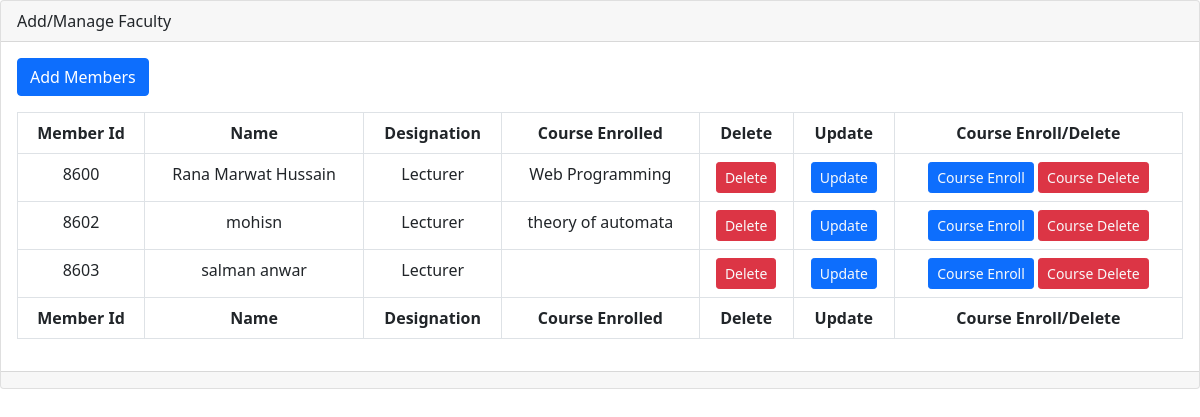
Page /manage_faculty.php on the committed database.
### tables this page shows
CREATE TABLE `faculty_course` (
  `id` int(11) NOT NULL,
  `course` varchar(100) NOT NULL
);

CREATE TABLE `faculty` (
  `f_id` int(11) NOT NULL,
  `name` varchar(100) NOT NULL,
  `designation` varchar(100) NOT NULL,
  `password` varchar(100) NOT NULL
);

### manage_faculty.php (the view, shortened to what this page needs)
<!DOCTYPE html>
<html>
<head>
  	<link rel="stylesheet" type="text/css" href="style.css">
	<link rel="stylesheet" href="https://cdnjs.cloudflare.com/ajax/libs/font-awesome/4.7.0/css/font-awesome.min.css">
    <link href="https://cdn.jsdelivr.net/npm/bootstrap@5.0.2/dist/css/bootstrap.min.css" rel="stylesheet">
    <link rel="stylesheet" href="https://cdn.jsdelivr.net/npm/bootstrap-icons@1.5.0/font/bootstrap-icons.css">
</head>
<body>
	<div class="card mb-3">
            <div class="card-header">
              Add/Manage Faculty
            </div>
            <div class="card-body">
              <a class="btn btn-primary mb-3" href="" data-bs-toggle="modal" data-bs-target="#Add_Faculty_Modal">Add Members</a>
              <div class="table-responsive">
                <table class="table table-bordered text-center" id="dataTable" width="100%" cellspacing="0">
                  <thead>
                    <tr>
                      <th>Member Id</th>
                      <th>Name</th>
                      <th>Designation</th>
                      <th>Course Enrolled</th>
                      <th>Delete</th>
                      <th>Update</th>
                      <th>Course Enroll/Delete</th>
                    </tr>
                  </thead>
                  <tfoot>
                    <tr>
                      <th>Member Id</th>
                      <th>Name</th>
                      <th>Designation</th>
                      <th>Course Enrolled</th>
                      <th>Delete</th>
                      <th>Update</th>
                      <th>Course Enroll/Delete</th>
                    </tr>
                  </tfoot>
                  <?php
                    include ('connection.php');
                    $record="SELECT * FROM faculty LEFT JOIN faculty_course ON faculty.f_id=faculty_course.id";
                    $x= (mysqli_query($conn, $record));
                    while ($row= mysqli_fetch_array($x)) {
                      ?>
                  <tbody>
                    <tr>
                      <td><?php echo $row['f_id']; ?></td>
                      <td><?php echo $row['name']; ?></td>
                      <td><?php echo $row['designation']; ?></td>
                      <td><?php echo $row['course']; ?></td>
                        <td><a href="delete_faculty.php?f_id=<?php echo $row['f_id']; ?>" class="btn btn-danger btn-sm text-light">Delete</a></td>
                        <td><a href="update_faculty.php?f_id=<?php echo $row['f_id']; ?>" class="btn btn-primary btn-sm text-light">Update</a></td>
                        <td><a href="faculty_course_enroll.php?id=<?php echo $row['f_id']; ?>" class="btn btn-primary btn-sm text-light">Course Enroll</a>
                          <a href="delete_faculty_course.php?f_id=<?php echo $row['f_id']; ?>&course=<?php echo $row['course']; ?>" class="btn btn-danger btn-sm text-light">Course Delete</a></td>
                    </tr>
                  </tbody>
                  <?php
                    }
                    ?>
                </table>
              </div>
            </div>
            <div class="card-footer small text-muted"></div>
          </div>
</body>
</html>

### style.css (style rules this page uses)
* { margin: 0; padding: 0; }

### rows in the picture
faculty_course: id.f_id "8600", id.name "Rana Marwat Hussain", id.designation "Lecturer", course "Web Programming"
faculty_course: id.f_id "8602", id.name "mohisn", id.designation "Lecturer", course "theory of automata"
faculty: f_id "8603", name "salman anwar", designation "Lecturer"
